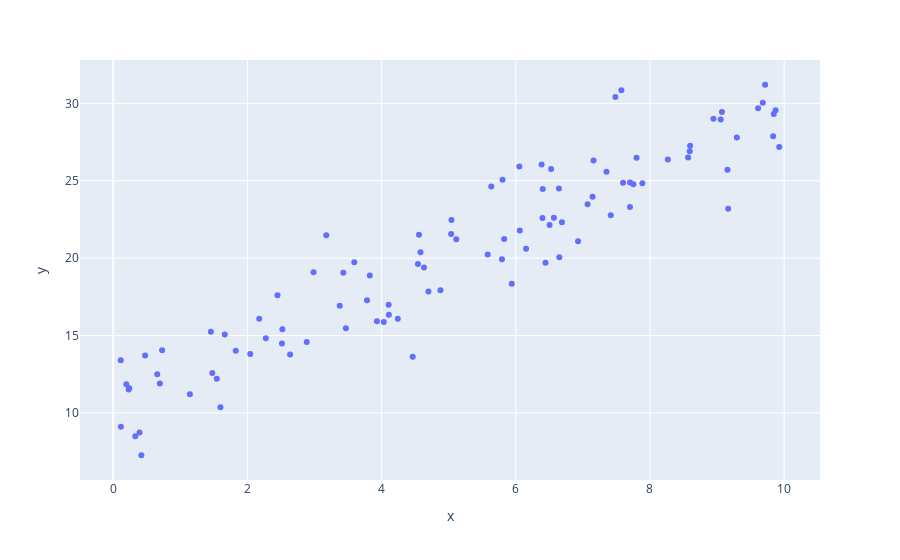

Notebook source saved alongside this figure:
### Markdown cell above
# Simple linear regression

- error is normally distribted
- errors are homoskedastic (variability in errors is constant regardless of $x_i$)
- the "linear form" is true (and $x_i$ is "measured with out error" or is "known and fixed")
- the errors are independent

### Code cell
x
beta0 = b
beta1 = m
error = stats.norm(loc=0, scale=2).rvs(n)
y_with_error = beta0 + beta1*x + error  #y = m*x+b 

df3 = pd.DataFrame({'x':x, 'y': y_with_error})
px.scatter(df3, x='x', y='y')
